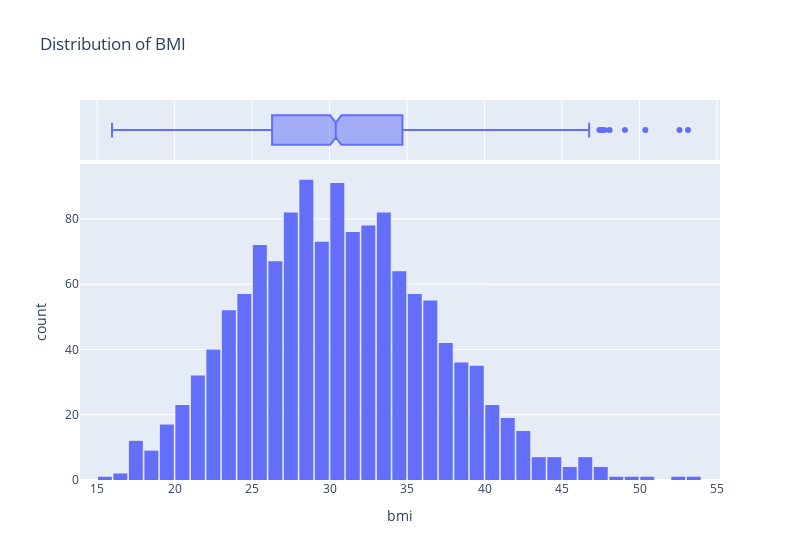

Notebook code cell kept with this figure:
### Markdown cell above
### Distribution of BMI

### Code cell
# plot histogram of bmi, with an addition of box plot 
fig = px.histogram(df, x='bmi', marginal='box', title='Distribution of BMI')
fig.update_layout(bargap=0.1)
fig.update_layout(width=800)
fig.show()

# count outliers in bmi > 46.75
outliers = df[df['bmi'] > 46.75]
print(f"Number of outliers: {len(outliers)}")

### Figure 1 — Plotly figure (JSON) as saved in the notebook; plotly's stock layout.template omitted (floating-point values rounded to 4 significant figures; data arrays with more than 128 entries replaced by an {"elided": "..."} marker saying what was removed)
{"data": [{"bingroup": "x", "hovertemplate": "bmi=%{x}<br>count=%{y}<extra></extra>", "legendgroup": "", "marker": {"color": "#636efa", "pattern": {"shape": ""}}, "name": "", "orientation": "v", "showlegend": false, "type": "histogram", "x": {"elided": "1338 float values"}, "xaxis": "x", "yaxis": "y"}, {"hovertemplate": "bmi=%{x}<extra></extra>", "legendgroup": "", "marker": {"color": "#636efa"}, "name": "", "notched": true, "showlegend": false, "type": "box", "x": {"elided": "1338 float values"}, "xaxis": "x2", "yaxis": "y2"}], "layout": {"bargap": 0.1, "barmode": "relative", "legend": {"tracegroupgap": 0}, "title": {"text": "Distribution of BMI"}, "width": 800, "xaxis": {"anchor": "y", "domain": [0, 1], "title": {"text": "bmi"}}, "xaxis2": {"anchor": "y2", "domain": [0, 1], "matches": "x", "showgrid": true, "showticklabels": false}, "yaxis": {"anchor": "x", "domain": [0, 0.8316], "title": {"text": "count"}}, "yaxis2": {"anchor": "x2", "domain": [0.8416, 1], "matches": "y2", "showgrid": false, "showline": false, "showticklabels": false, "ticks": ""}}}
